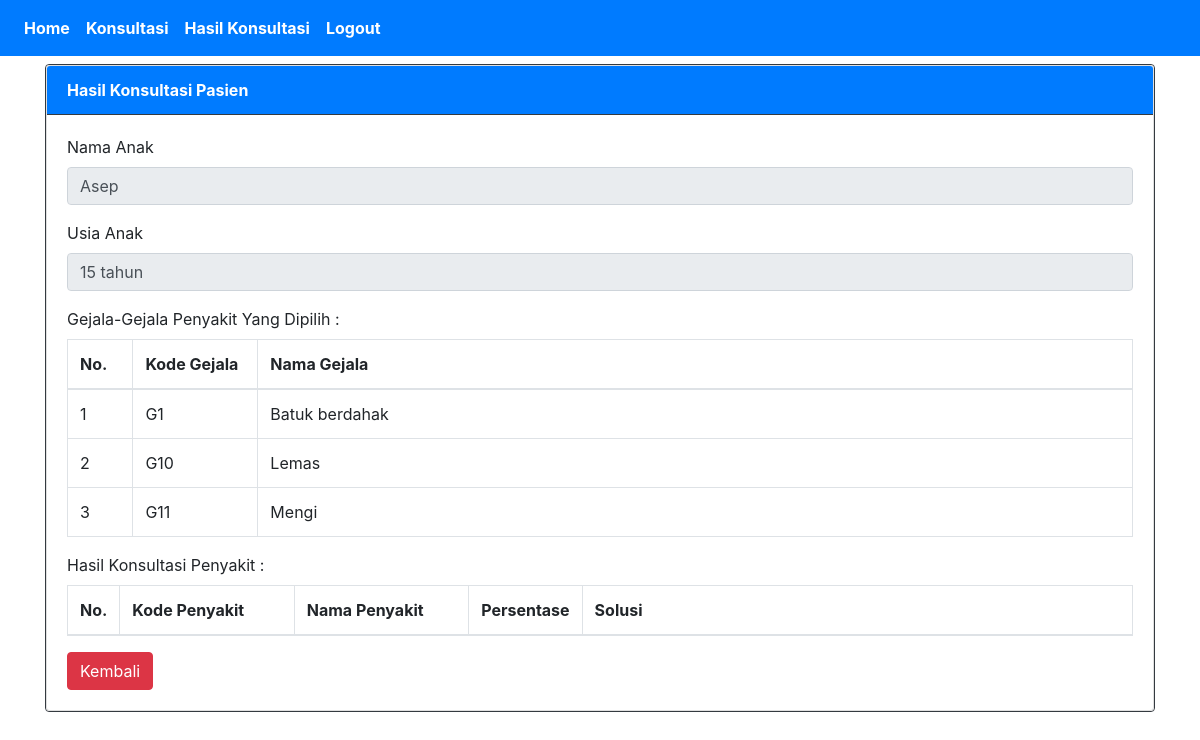
/SistemPakar/index.php?page=konsultasipasien&action=detail&id=17 (signed in), run on the app's committed database.
### tables this page shows
CREATE TABLE `konsultasi` (
  `idkonsultasi` int(15) NOT NULL,
  `tanggal` date NOT NULL,
  `nama` varchar(50) NOT NULL,
  `usia` int(255) NOT NULL
);

CREATE TABLE `detail_konsultasi` (
  `idkonsultasi` int(15) NOT NULL,
  `idgejala` int(15) NOT NULL,
  `kdgejala` varchar(10) NOT NULL
);

CREATE TABLE `gejala` (
  `idgejala` int(15) NOT NULL,
  `kdgejala` varchar(10) NOT NULL,
  `nmgejala` varchar(200) NOT NULL
);

### SistemPakar/detail_konsultasi.php (the view, shortened to what this page needs)
<?php
require_once "config.php";
$idkonsultasi=$_GET['id'];
$sql = "SELECT * FROM konsultasi WHERE idkonsultasi='$idkonsultasi'";
$result = $conn->query($sql);
$row = $result->fetch_assoc();
?>
<div class="row">
    <div class="col-sm-12">
        <form action="" method="POST">
            <div class="card border-dark">
                <div class="card">
                    <div class="card-header bg-primary text-white border-dark"><strong>Hasil Konsultasi Pasien</strong></div>
                    <div class="card-body">
                        <div class="form-group">
                            <label for="">Nama Anak</label>
                            <input type="text" class="form-control" value="<?php echo $row['nama'] ?>" name="nama" readonly>
                        </div>
                        <div class="form-group">
                            <label for="">Usia Anak</label>
                            <input type="text" class="form-control" value="<?php echo $row['usia'] . " tahun"?>" name="usia" readonly>
                        </div>
                        <label for="">Gejala-Gejala Penyakit Yang Dipilih :</label>
                        <table class="table table-bordered">
                        <thead>
                        <tr>
                            <th width="40px">No.</th>
                            <th width="100px">Kode Gejala</th>
                            <th width="700px">Nama Gejala</th>
                        </tr>
                        </thead>
                        <tbody>
                        <?php
                            $conn = new mysqli("localhost", "root", "", "db_pakar1");
                            $no=1;
                            $sql = "SELECT detail_konsultasi.idkonsultasi,detail_konsultasi.idgejala,
                                            gejala.kdgejala,gejala.nmgejala
                                    FROM detail_konsultasi INNER JOIN gejala
                                    ON detail_konsultasi.idgejala=gejala.idgejala WHERE idkonsultasi='$idkonsultasi'";
                            $result = $conn->query($sql);
                            while($row = $result->fetch_assoc()) {
                        ?>
                            <tr>
                                <td><?php echo $no++; ?></td>
                                <td><?php echo $row['kdgejala']; ?></td>
                                <td><?php echo $row['nmgejala']; ?></td>
                            </tr>
                        <?php
                            }
                        ?>
                        </tbody>
                        </table>
                        <label for="">Hasil Konsultasi Penyakit :</label>
                        <table class="table table-bordered">
                        <thead>
                        <tr>
                            <th width="40px">No.</th>
                            <th width="200px">Kode Penyakit</th>
                            <th width="200px">Nama Penyakit</th>
                            <th width="30px">Persentase</th>
                            <th width="700px">Solusi</th>
                        </tr>
                        </thead>
                        </table>
                        <a class="btn btn-danger" href="?page=konsultasipasien">Kembali</a>
                    </div>
                </div>
            </div>
        </form>
    </div>
</div>

### data on the page
konsultasi: nama "Asep", usia "15 tahun"
detail_konsultasi: idgejala.kdgejala "G1", idgejala.nmgejala "Batuk berdahak"
detail_konsultasi: idgejala.kdgejala "G10", idgejala.nmgejala "Lemas"
detail_konsultasi: idgejala.kdgejala "G11", idgejala.nmgejala "Mengi"
